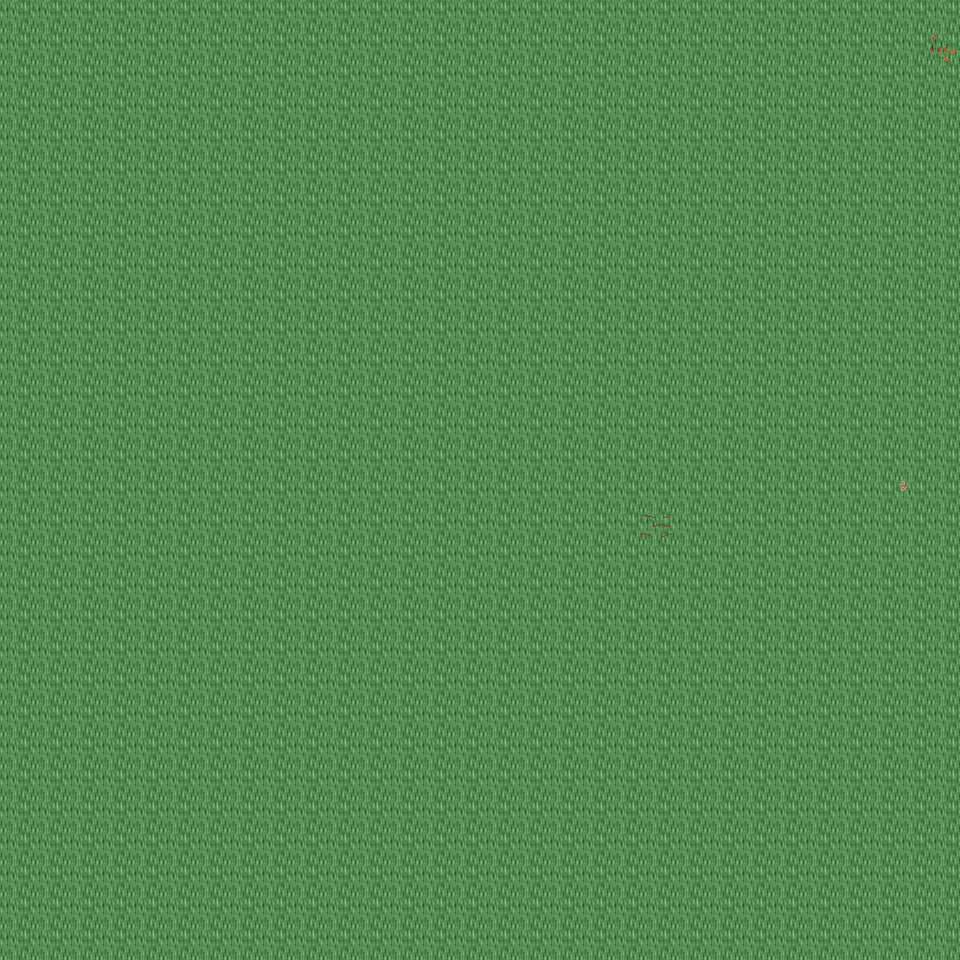

This game map was drawn from its Tiled (.tmx) file and the tilesets committed beside it. A one-line description and the trimmed map source follow:
An orthogonal 30x30 tile map with 32x32 px tiles, 6 tile layers (Ground, Object, Object2, Above, ...), 50 tilesets and 4 objects (4x mapExit).

<map version="1.0" orientation="orthogonal" renderorder="right-down" width="30" height="30" tilewidth="32" tileheight="32" nextobjectid="5">
  <tileset firstgid="1" name="tileset_ground_ground" tilewidth="32" tileheight="32" tilecount="33" columns="3">
    <image source="../drawable/tileset_ground_ground.png" width="96" height="352" />
  </tileset>
  <tileset firstgid="34" name="tileset_building_castle" tilewidth="32" tileheight="32" tilecount="320" columns="20">
    <image source="../drawable/tileset_building_castle.png" width="640" height="512" />
  </tileset>
  <tileset firstgid="354" name="tileset_furniture_carpet_carpets_2" tilewidth="32" tileheight="32" tilecount="20" columns="4">
    <image source="../drawable/tileset_furniture_carpet_carpets_2.png" width="128" height="160" />
  </tileset>
  <tileset firstgid="374" name="tileset_ground_indoor_tiles" tilewidth="32" tileheight="32" tilecount="8" columns="2">
    <image source="../drawable/tileset_ground_indoor_tiles.png" width="64" height="128" />
  </tileset>
  <tileset firstgid="382" name="tileset_building_entrance_int_iron_bars" tilewidth="32" tileheight="32" tilecount="12" columns="3">
    <image source="../drawable/tileset_building_entrance_int_iron_bars.png" width="96" height="128" />
  </tileset>
  <tileset firstgid="394" name="tileset_plant_bush_hedge" tilewidth="32" tileheight="32" tilecount="35" columns="5">
    <image source="../drawable/tileset_plant_bush_hedge.png" width="160" height="224" />
  </tileset>
  <tileset firstgid="429" name="tileset_building_church" tilewidth="32" tileheight="32" tilecount="56" columns="8">
    <image source="../drawable/tileset_building_church.png" width="256" height="224" />
  </tileset>
  <tileset firstgid="485" name="tileset_logic_collision" tilewidth="32" tileheight="32" tilecount="1" columns="1">
    <image source="../drawable/tileset_logic_collision.png" width="32" height="32" />
  </tileset>
  <tileset firstgid="486" name="tileset_logic_item_vegetable" tilewidth="32" tileheight="32" tilecount="16" columns="8">
    <image source="../drawable/tileset_logic_item_vegetable.png" width="256" height="64" />
  </tileset>
  <tileset firstgid="502" name="tileset_ground_rock_rocks" tilewidth="32" tileheight="32" tilecount="4" columns="2">
    <image source="../drawable/tileset_ground_rock_rocks.png" width="64" height="64" />
  </tileset>
  <tileset firstgid="506" name="tileset_item_corpse_huge_animal" tilewidth="32" tileheight="32" tilecount="16" columns="2">
    <image source="../drawable/tileset_item_corpse_huge_animal.png" width="64" height="256" />
  </tileset>
  <tileset firstgid="522" name="tileset_plant_tree_dead_tree_4" tilewidth="32" tileheight="32" tilecount="20" columns="4">
    <image source="../drawable/tileset_plant_tree_dead_tree_4.png" width="128" height="160" />
  </tileset>
  <tileset firstgid="542" name="tileset_logic_creature_undead" tilewidth="32" tileheight="32" tilecount="16" columns="8">
    <image source="../drawable/tileset_logic_creature_undead.png" width="256" height="64" />
  </tileset>
  <tileset firstgid="558" name="tileset_plant_tree_dead_tree_2" tilewidth="32" tileheight="32" tilecount="20" columns="4">
    <image source="../drawable/tileset_plant_tree_dead_tree_2.png" width="128" height="160" />
  </tileset>
  <tileset firstgid="578" name="tileset_item_gothic_headstone_2" tilewidth="32" tileheight="32" tilecount="3" columns="1">
    <image source="../drawable/tileset_item_gothic_headstone_2.png" width="32" height="96" />
  </tileset>
  <tileset firstgid="581" name="tileset_building_house_3" tilewidth="32" tileheight="32" tilecount="48" columns="6">
    <image source="../drawable/tileset_building_house_3.png" width="192" height="256" />
  </tileset>
  <tileset firstgid="629" name="tileset_object_scarecrow" tilewidth="32" tileheight="32" tilecount="2" columns="1">
    <image source="../drawable/tileset_object_scarecrow.png" width="32" height="64" />
  </tileset>
  <tileset firstgid="631" name="tileset_plant_tree_fall_trees" tilewidth="32" tileheight="32" tilecount="40" columns="8">
    <image source="../drawable/tileset_plant_tree_fall_trees.png" width="256" height="160" />
  </tileset>
  <tileset firstgid="671" name="tileset_logic_creature_undead_fallen" tilewidth="32" tileheight="32" tilecount="16" columns="8">
    <image source="../drawable/tileset_logic_creature_undead_fallen.png" width="256" height="64" />
  </tileset>
  <tileset firstgid="687" name="tileset_building_decoration_orbpedestal" tilewidth="32" tileheight="32" tilecount="2" columns="1">
    <image source="../drawable/tileset_building_decoration_orbpedestal.png" width="32" height="64" />
  </tileset>
  <tileset firstgid="689" name="tileset_ground_rock_rocks_3" tilewidth="32" tileheight="32" tilecount="16" columns="4">
    <image source="../drawable/tileset_ground_rock_rocks_3.png" width="128" height="128" />
  </tileset>
  <tileset firstgid="705" name="tileset_plant_tree_chestnut_tree" tilewidth="32" tileheight="32" tilecount="20" columns="4">
    <image source="../drawable/tileset_plant_tree_chestnut_tree.png" width="128" height="160" />
  </tileset>
  <tileset firstgid="725" name="tileset_plant_stump_hollow_logs" tilewidth="32" tileheight="32" tilecount="6" columns="3">
    <image source="../drawable/tileset_plant_stump_hollow_logs.png" width="96" height="64" />
  </tileset>
  <tileset firstgid="731" name="tileset_logic_creature_golem" tilewidth="32" tileheight="32" tilecount="4" columns="4">
    <image source="../drawable/tileset_logic_creature_golem.png" width="128" height="32" />
  </tileset>
  <tileset firstgid="735" name="tileset_ground_grass_edges" tilewidth="32" tileheight="32" tilecount="36" columns="12">
    <image source="../drawable/tileset_ground_grass_edges.png" width="384" height="96" />
  </tileset>
  <tileset firstgid="771" name="tileset_ground_grass_corners" tilewidth="32" tileheight="32" tilecount="24" columns="6">
    <image source="../drawable/tileset_ground_grass_corners.png" width="192" height="128" />
  </tileset>
  <tileset firstgid="795" name="tileset_ground_water_pool" tilewidth="32" tileheight="32" tilecount="72" columns="3">
    <image source="../drawable/tileset_ground_water_pool.png" width="96" height="768" />
  </tileset>
  <tileset firstgid="867" name="tileset_ground_earth_edges" tilewidth="32" tileheight="32" tilecount="18" columns="6">
    <image source="../drawable/tileset_ground_earth_edges.png" width="192" height="96" />
  </tileset>
  <tileset firstgid="885" name="tileset_logic_creature_ent" tilewidth="32" tileheight="32" tilecount="4" columns="4">
    <image source="../drawable/tileset_logic_creature_ent.png" width="128" height="32" />
  </tileset>
  <tileset firstgid="889" name="tileset_plant_leaves" tilewidth="32" tileheight="32" tilecount="8" columns="4">
    <image source="../drawable/tileset_plant_leaves.png" width="128" height="64" />
  </tileset>
  <tileset firstgid="897" name="tileset_object_well_hoist" tilewidth="32" tileheight="32" tilecount="9" columns="3">
    <image source="../drawable/tileset_object_well_hoist.png" width="96" height="96" />
  </tileset>
  <tileset firstgid="906" name="tileset_building_stairs_grey_stone_stairs_down" tilewidth="32" tileheight="32" tilecount="6" columns="3">
    <image source="../drawable/tileset_building_stairs_grey_stone_stairs_down.png" width="96" height="64" />
  </tileset>
  <tileset firstgid="912" name="tileset_ground_green_paving" tilewidth="32" tileheight="32" tilecount="18" columns="3">
    <image source="../drawable/tileset_ground_green_paving.png" width="96" height="192" />
  </tileset>
  <tileset firstgid="930" name="tileset_plant_tree_tree_darkgreen" tilewidth="32" tileheight="32" tilecount="88" columns="8">
    <image source="../drawable/tileset_plant_tree_tree_darkgreen.png" width="256" height="352" />
  </tileset>
  <tileset firstgid="1018" name="tileset_light_dim_light_7x5" tilewidth="32" tileheight="32" tilecount="35" columns="7">
    <image source="../drawable/tileset_light_dim_light_7x5.png" width="224" height="160" />
  </tileset>
  <tileset firstgid="1053" name="tileset_furniture_light_lamp_bronze" tilewidth="32" tileheight="32" tilecount="3" columns="1">
    <image source="../drawable/tileset_furniture_light_lamp_bronze.png" width="32" height="96" />
  </tileset>
  <tileset firstgid="1056" name="tileset_light_light_5x5" tilewidth="32" tileheight="32" tilecount="25" columns="5">
    <image source="../drawable/tileset_light_light_5x5.png" width="160" height="160" />
  </tileset>
  <tileset firstgid="1081" name="tileset_plant_tree_pine_tree" tilewidth="32" tileheight="32" tilecount="20" columns="4">
    <image source="../drawable/tileset_plant_tree_pine_tree.png" width="128" height="160" />
  </tileset>
  <tileset firstgid="1101" name="tileset_plant_tree_pine_tree_1" tilewidth="32" tileheight="32" tilecount="20" columns="4">
    <image source="../drawable/tileset_plant_tree_pine_tree_1.png" width="128" height="160" />
  </tileset>
  <tileset firstgid="1121" name="tileset_furniture_chair_bench_wooden" tilewidth="32" tileheight="32" tilecount="8" columns="2">
    <image source="../drawable/tileset_furniture_chair_bench_wooden.png" width="64" height="128" />
  </tileset>
  <tileset firstgid="1129" name="tileset_plant_flower_flowers_mixed" tilewidth="32" tileheight="32" tilecount="16" columns="4">
    <image source="../drawable/tileset_plant_flower_flowers_mixed.png" width="128" height="128" />
  </tileset>
  <tileset firstgid="1145" name="tileset_building_thatched_roof_cottage1" tilewidth="32" tileheight="32" tilecount="20" columns="4">
    <image source="../drawable/tileset_building_thatched_roof_cottage1.png" width="128" height="160" />
  </tileset>
  <tileset firstgid="1165" name="tileset_item_blood_floor_stain" tilewidth="32" tileheight="32" tilecount="1" columns="1">
    <image source="../drawable/tileset_item_blood_floor_stain.png" width="32" height="32" />
  </tileset>
  <tileset firstgid="1166" name="tileset_item_firewood" tilewidth="32" tileheight="32" tilecount="12" columns="3">
    <image source="../drawable/tileset_item_firewood.png" width="96" height="128" />
  </tileset>
  <tileset firstgid="1178" name="tileset_item_gothic_headstone_1" tilewidth="32" tileheight="32" tilecount="1" columns="1">
    <image source="../drawable/tileset_item_gothic_headstone_1.png" width="32" height="32" />
  </tileset>
  <tileset firstgid="1179" name="tileset_item_gothic_tiny_headstone" tilewidth="32" tileheight="32" tilecount="1" columns="1">
    <image source="../drawable/tileset_item_gothic_tiny_headstone.png" width="32" height="32" />
  </tileset>
  <tileset firstgid="1180" name="tileset_plant_mosses" tilewidth="32" tileheight="32" tilecount="16" columns="4">
    <image source="../drawable/tileset_plant_mosses.png" width="128" height="128" />
  </tileset>
  <tileset firstgid="1196" name="tileset_building_fence_wooden_brown_fence" tilewidth="32" tileheight="32" tilecount="42" columns="7">
    <image source="../drawable/tileset_building_fence_wooden_brown_fence.png" width="224" height="192" />
  </tileset>
  <tileset firstgid="1238" name="tileset_logic_creature_undead_skeleton" tilewidth="32" tileheight="32" tilecount="6" columns="6">
    <image source="../drawable/tileset_logic_creature_undead_skeleton.png" width="192" height="32" />
  </tileset>
  <tileset firstgid="1244" name="tileset_logic_creature_undead_specter" tilewidth="32" tileheight="32" tilecount="6" columns="6">
    <image source="../drawable/tileset_logic_creature_undead_specter.png" width="192" height="32" />
  </tileset>
  <layer name="Ground" width="30" height="30">
    <data>[900 cells, 900 non-empty, 1 distinct tile ids]</data>
  </layer>
  <layer name="Object" width="30" height="30">
    <data>[900 cells, 3 non-empty, 3 distinct tile ids]</data>
  </layer>
  <layer name="Object2" width="30" height="30">
    <data>[900 cells, 0 non-empty, 0 distinct tile ids]</data>
  </layer>
  <layer name="Above" width="30" height="30">
    <data>[900 cells, 0 non-empty, 0 distinct tile ids]</data>
  </layer>
  <layer name="Above2" width="30" height="30">
    <data>[900 cells, 0 non-empty, 0 distinct tile ids]</data>
  </layer>
  <layer name="Walkable" width="30" height="30">
    <data>[900 cells, 0 non-empty, 0 distinct tile ids]</data>
  </layer>
  <objectgroup name="MapEvents">
    <object id="1" name="north" type="mapExit" x="0" y="0" width="960" height="32">
      <properties>
        <property name="map" value="level_0_x224_y61" />
        <property name="x" value="0" />
        <property name="y" value="28" />
      </properties>
    </object>
    <object id="2" name="south" type="mapExit" x="0" y="928" width="960" height="32">
      <properties>
        <property name="map" value="level_0_x224_y63" />
        <property name="x" value="0" />
        <property name="y" value="1" />
      </properties>
    </object>
    <object id="3" name="west" type="mapExit" x="0" y="0" width="32" height="960">
      <properties>
        <property name="map" value="level_0_x223_y62" />
        <property name="x" value="28" />
        <property name="y" value="0" />
      </properties>
    </object>
    <object id="4" name="east" type="mapExit" x="928" y="0" width="32" height="960">
      <properties>
        <property name="map" value="level_0_x225_y62" />
        <property name="x" value="1" />
        <property name="y" value="0" />
      </properties>
    </object>
  </objectgroup>
</map>
